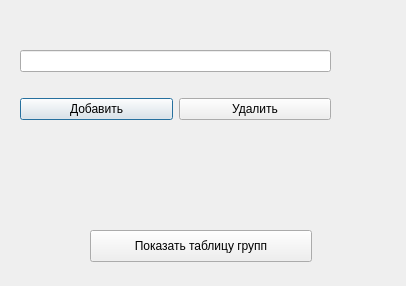
<?xml version="1.0" encoding="UTF-8"?>
<ui version="4.0">
 <class>GroupsEdit</class>
 <widget class="QDialog" name="GroupsEdit">
  <property name="geometry">
   <rect>
    <x>0</x>
    <y>0</y>
    <width>406</width>
    <height>286</height>
   </rect>
  </property>
  <property name="windowTitle">
   <string>Dialog</string>
  </property>
  <widget class="QWidget" name="layoutWidget">
   <property name="geometry">
    <rect>
     <x>20</x>
     <y>30</y>
     <width>311</width>
     <height>111</height>
    </rect>
   </property>
   <layout class="QGridLayout" name="gridLayout_3">
    <item row="0" column="0" colspan="2">
     <widget class="QLineEdit" name="lineEditGroup"/>
    </item>
    <item row="1" column="0">
     <widget class="QPushButton" name="pushButtonAdd_3">
      <property name="text">
       <string>Добавить</string>
      </property>
     </widget>
    </item>
    <item row="1" column="1">
     <widget class="QPushButton" name="pushButtonDelete_3">
      <property name="text">
       <string>Удалить</string>
      </property>
     </widget>
    </item>
   </layout>
  </widget>
  <widget class="QPushButton" name="pushButtonShow">
   <property name="geometry">
    <rect>
     <x>90</x>
     <y>230</y>
     <width>222</width>
     <height>32</height>
    </rect>
   </property>
   <property name="text">
    <string>Показать таблицу групп</string>
   </property>
  </widget>
 </widget>
 <resources/>
 <connections/>
</ui>
